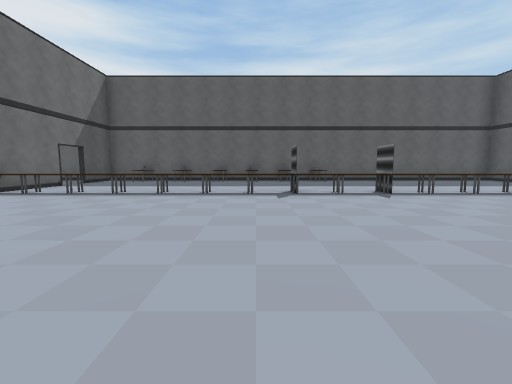
[1] (above)

19 first-person views from a walk through a Unity game level. The camera is 1.2 m above the floor, tilts 6° down and sees 90° across. The floor is counted in squares, 2 m on a side. Each view is taken from the middle of a square. On the plan, view 1 faces up. The plan holds only what a view shows up to about 9 squares ahead; the rest is blank. The place goes on beyond the plan. The player character is not drawn.

[2]
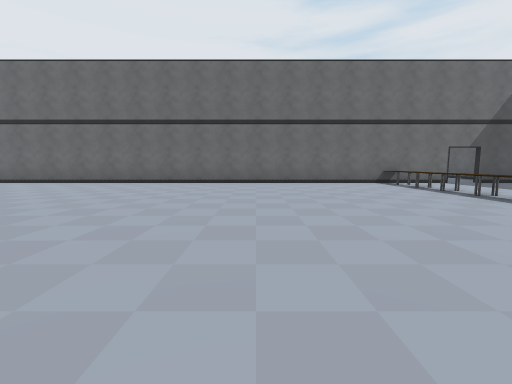

[3]
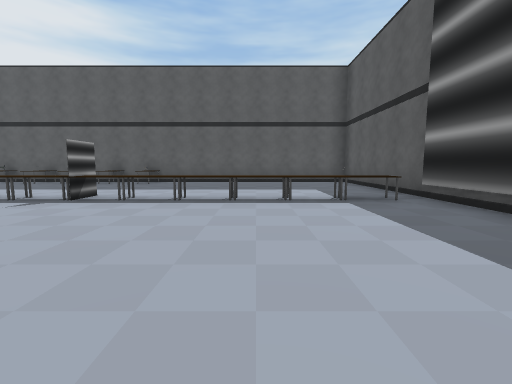

[4]
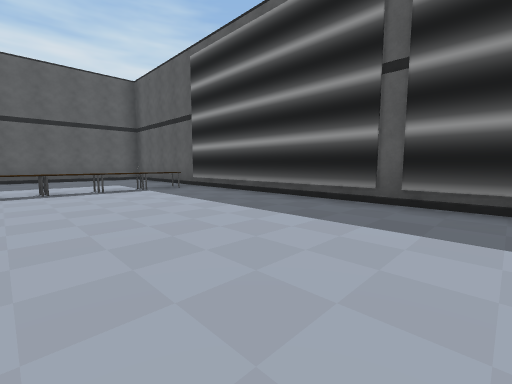

[5]
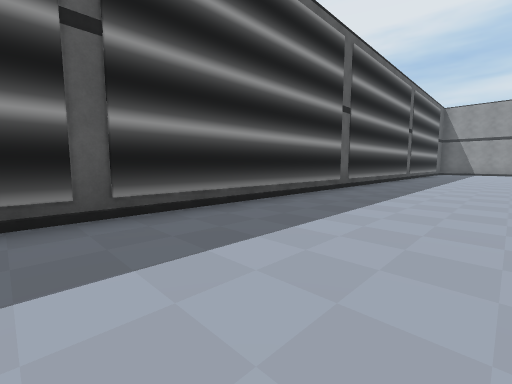

[6]
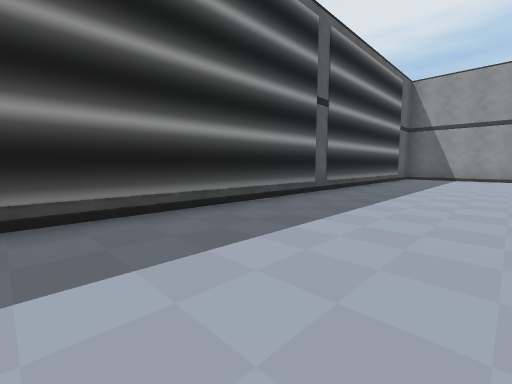

[7]
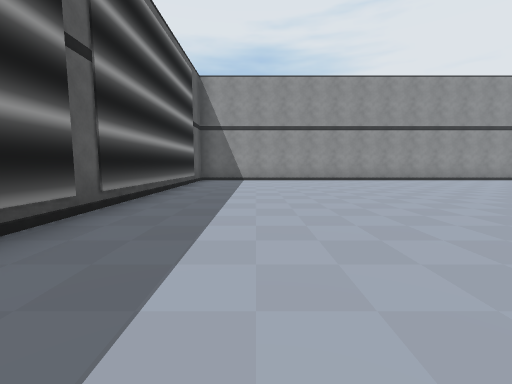

[8]
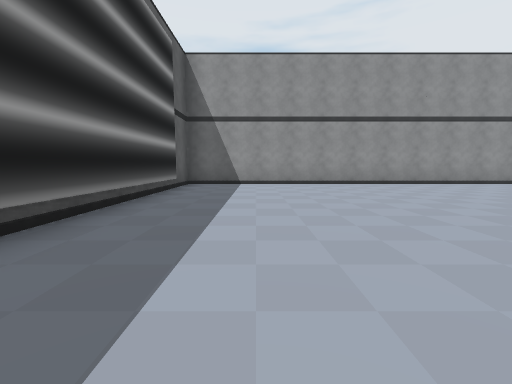

[9]
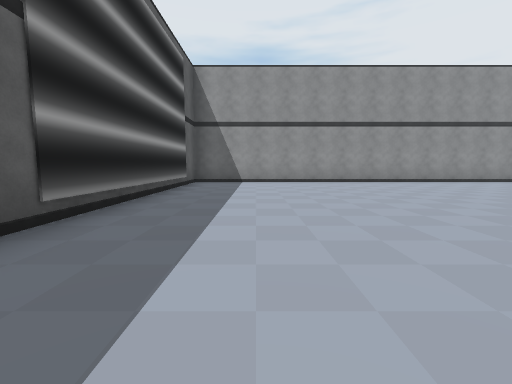

[10]
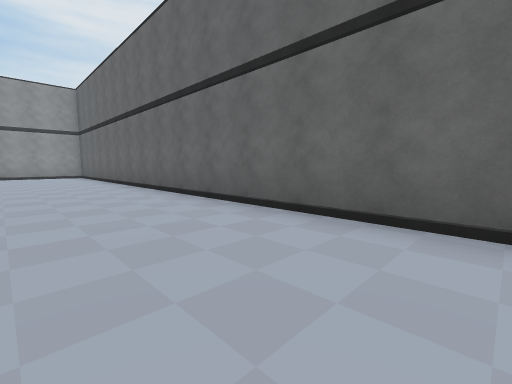

[11]
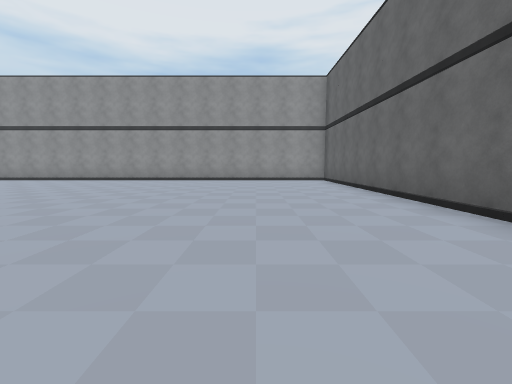

[12]
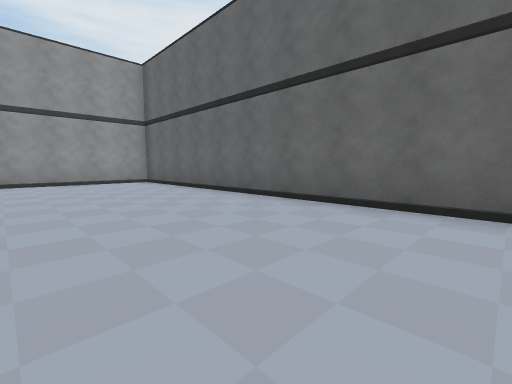

[13]
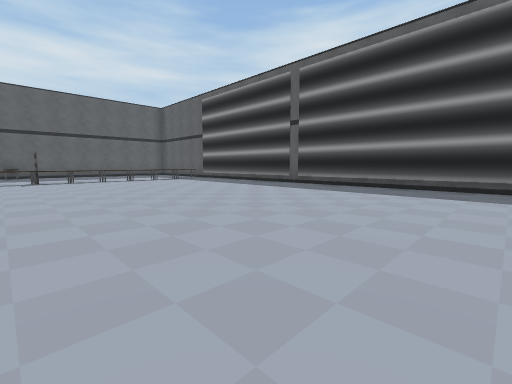

[14]
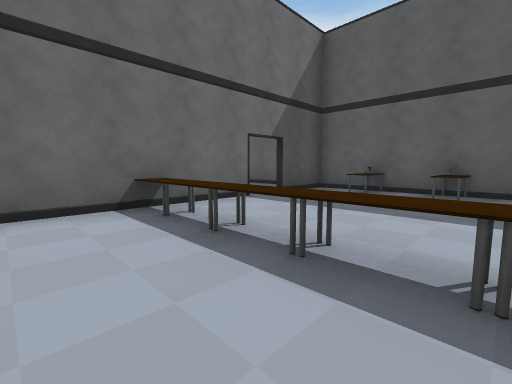

[15]
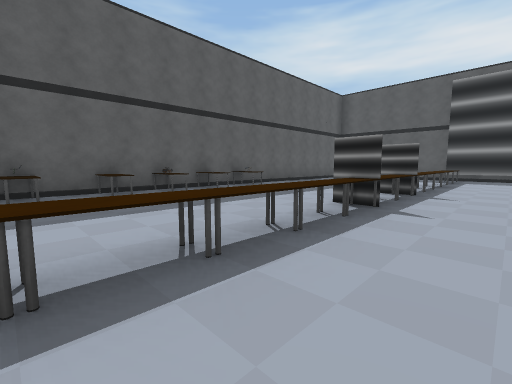

[16]
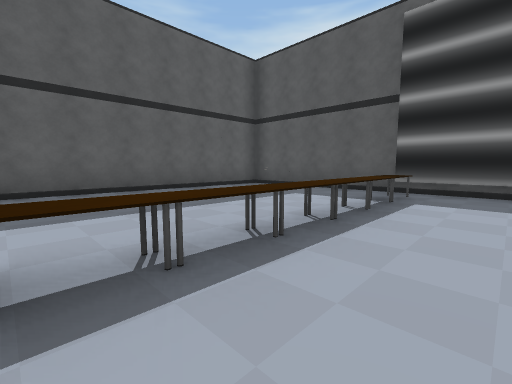

[17]
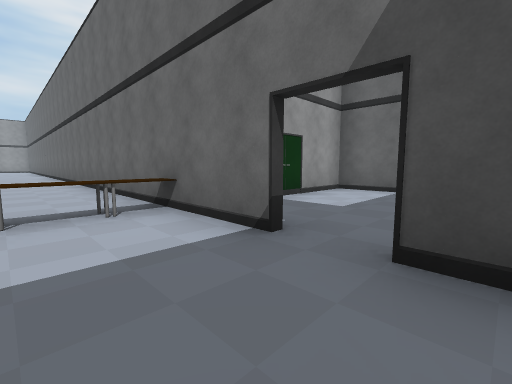

[18]
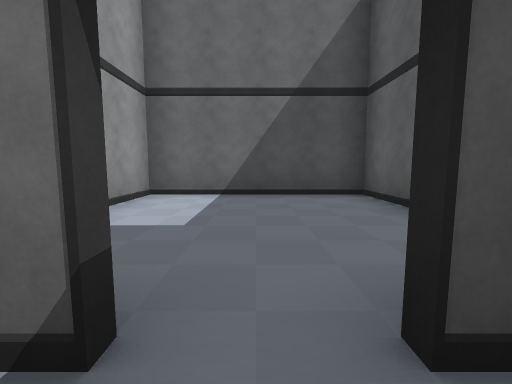

[19]
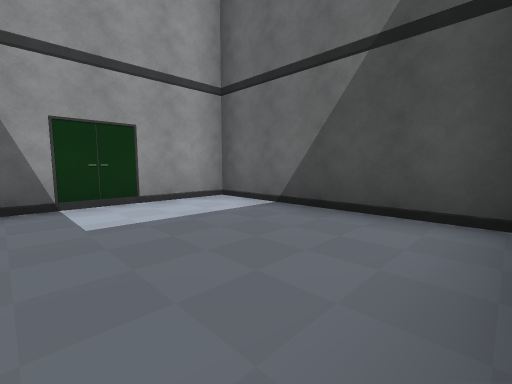

### Floor plan
Points are (right, up) in squares from view 1. A wall is a line through its corners. A room is listed if a view was taken in it or the views show most of it. See-through windows are left out.
Room 1 (views 1, 2, 3, 4, 5, 6, 7, 8, 9, 10, 11, 12, 13, 14, 15, 16, 17, 18)
walls: (-5.7, 7.6) (-5.7, -18.2) (9.1, -18.2) (9.1, 10.2) (2.6, 10.2); (-1.7, 10.2) (-2.4, 10.2); (-4.6, 10.2) (-5.7, 10.2) (-5.7, 8.5)
ways out: opening at (-6, 8) to room 2
objects: other object (-5, 6); other object (-4, 6); other object (-3, 6); other object (-2, 6); other object (-1, 6); other object (0, 6); other object (0, 9); other object (0, 10); other object (1, 6); other object (2, 6); other object (3, 6); other object (4, 6); other object (5, 6); other object (6, 6); other object (7, 6); other object (8, 6)
Room 2 (view 19)
walls: (-7.2, 10.2) (-10.2, 10.2) (-10.2, 5.8) (-6.9, 5.8)
ways out: opening at (-6, 8) to room 1

Where each view was taken, in squares from view 1:
view 1: 0 up, 0 right, facing up
view 2: 1 up, 3 right, facing left
view 3: 1 up, 6 right, facing up
view 4: 1 down, 5 right, facing up-right
view 5: 1 up, 6 right, facing down-right
view 6: 6 down, 6 right, facing down-right
view 7: 8 down, 7 right, facing down
view 8: 10 down, 7 right, facing down
view 9: 9 down, 7 right, facing down
view 10: 4 down, 3 left, facing down-left
view 11: 8 down, 3 left, facing down
view 12: 9 down, 2 left, facing down-left
view 13: 5 down, 2 right, facing up-right
view 14: 4 up, 2 left, facing up-left
view 15: 4 up, 3 left, facing up-right
view 16: 4 up, 3 right, facing up-right
view 17: 9 up, 4 left, facing down-left
view 18: 8 up, 5 left, facing left
view 19: 10 up, 7 left, facing down-left
